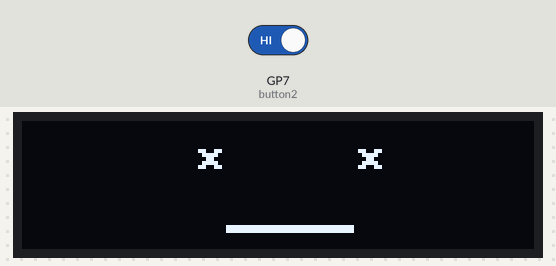
A program run on a simulated Raspberry Pi Pico running MicroPython. On the bench: 128×32 one-colour display. The test bench sets the inputs (shaded band); at power-on: GP7 (button2) HIGH. Library files of the repository ran but are not shown: ssd1306.py. At 5.7 s the program stops and its outputs stay as they are.

Above: at 0.6 s.
At 1.2 s:
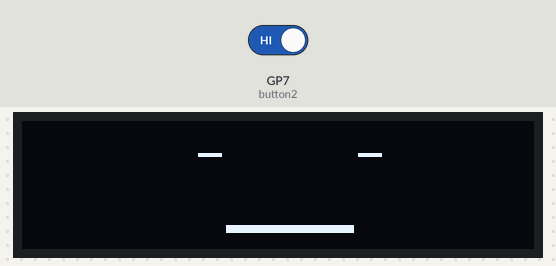
1.3 s: GP7 (button2) driven LOW
At 6.6 s:
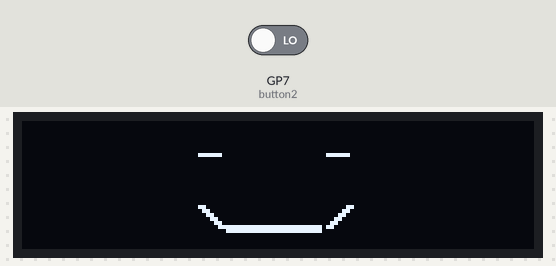
Timing chart, 0 to 7.2 s (numbered marks = the images above; inputs shaded):
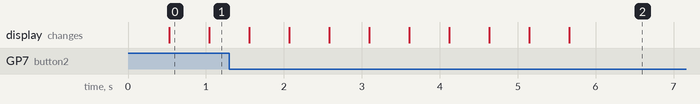

Measured:
- what the display in image 0 shows lasts 0.5 s, from 0.5 s to 1.0 s

The program:

smile.py
```python
import machine
from machine import Pin

import ssd1306
from ssd1306 import SSD1306_I2C

import utime

i2c = machine.I2C(0, scl=machine.Pin(1), sda=machine.Pin(0))
oled = ssd1306.SSD1306_I2C(128, 32, i2c)
#oled = SSD1306_I2C(128, 64, i2c)

button1 = Pin(3, Pin.IN, Pin.PULL_UP)
button2 = Pin(7, Pin.IN, Pin.PULL_UP)

while True:
    oled.fill(0)
    utime.sleep(0.5)
    oled.text("x    x", 43, 5)
    oled.text(" ____", 43, 20)
    oled.show()

    oled.fill(0)
    utime.sleep(0.5)
    oled.text("-    -    ", 43, 5)
    oled.text(" ____  ", 43, 20)
    oled.show()

    oled.fill(0)
    utime.sleep(0.5)
    oled.text("O    o    ", 43, 5)
    oled.text(".____  ", 43, 20)
    oled.show()

    oled.fill(0)
    utime.sleep(0.5)
    oled.text("o   O    ", 43, 5)
    oled.text("____.  ", 43, 20)
    oled.show()

    oled.fill(0)
    utime.sleep(0.5)
    oled.text("O   O    ", 43, 5)
    oled.text(".___.  ", 43, 20)
    oled.show()

    oled.fill(0)
    utime.sleep(0.5)
    oled.text("O   O    ", 43, 5)
    oled.text("\___/  ", 43, 20)
    oled.show()

    oled.fill(0)
    utime.sleep(0.5)
    oled.text("-   -    ", 43, 5)
    oled.text("\___/  ", 43, 20)
    oled.show()

    oled.fill(0)
    utime.sleep(0.5)
    oled.text("O   O    ", 43, 5)
    oled.text("\___/  ", 43, 20)
    oled.show()

    oled.fill(0)
    utime.sleep(0.5)
    oled.text("O   ^   ", 43, 5)
    oled.text("\___/ ", 43, 20)
    oled.show()

    oled.fill(0)
    utime.sleep(0.5)
    oled.text("O   O   ", 43, 5)
    oled.text("\___/ ", 43, 20)
    oled.show()

    oled.fill(0)
    utime.sleep(0.5)
    oled.text("-   -    ", 43, 5)
    oled.text("\___/  ", 43, 20)
    oled.show()

    if button2.value() != 1:
        break
```
